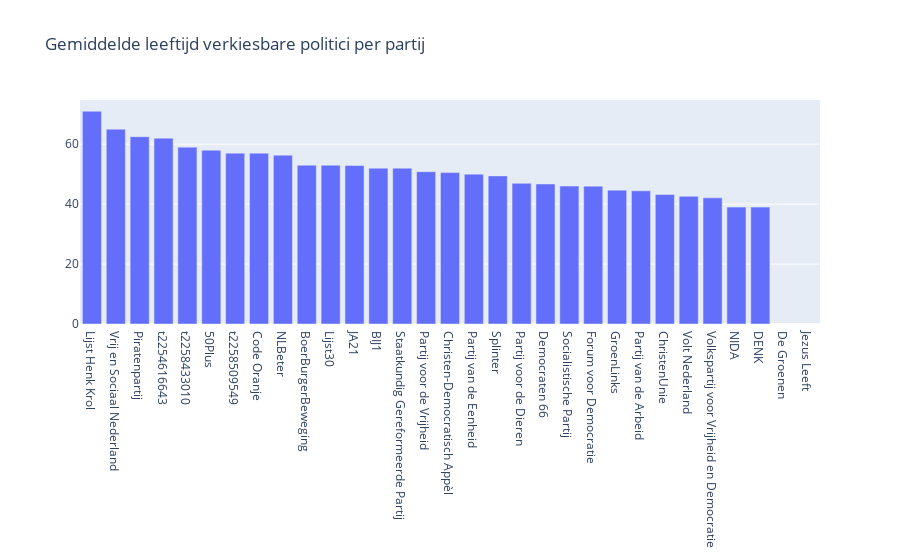

Notebook code cell kept with this figure:
### Markdown cell above
# Figuur 2: genderverdeling per politieke oriëntatie
Uit bovenstaande figuren valt af te leiden dat de man/vrouw verdeling onder linkse partijen over het algemener gelijk is en dat bij rechtse partijen over het algemeen meer mannen verkiesbaar waren dan vrouwen. Over de genderverdeling van extreem rechtse partijen is geen data beschikbaar.

### Code cell
party_age_df = (member_df[['partyLabel.value', 'Age']].groupby(['partyLabel.value']).mean()).sort_values(by=['Age'], ascending=False)
party_age_df

fig3 = go.Figure([go.Bar(x=party_age_df.index.tolist(), y = party_age_df['Age'])], layout=go.Layout(title='Gemiddelde leeftijd verkiesbare politici per partij'))
fig3.show()

### Figure 1 — Plotly figure (JSON) as saved in the notebook; plotly's stock layout.template omitted (floating-point values rounded to 4 significant figures)
{"data": [{"type": "bar", "x": ["Lijst Henk Krol", "Vrij en Sociaal Nederland", "Piratenpartij", "t2254616643", "t2258433010", "50Plus", "t2258509549", "Code Oranje", "NLBeter", "BoerBurgerBeweging", "Lijst30", "JA21", "BIJ1", "Staatkundig Gereformeerde Partij", "Partij voor de Vrijheid", "Christen-Democratisch Appèl", "Partij van de Eenheid", "Splinter", "Partij voor de Dieren", "Democraten 66", "Socialistische Partij", "Forum voor Democratie", "GroenLinks", "Partij van de Arbeid", "ChristenUnie", "Volt Nederland", "Volkspartij voor Vrijheid en Democratie", "NIDA", "DENK", "De Groenen", "Jezus Leeft"], "y": [71, 65, 62.5, 62, 59, 58, 57, 57, 56.33, 53, 53, 52.88, 52, 52, 50.81, 50.51, 50, 49.42, 46.94, 46.72, 46.02, 46, 44.67, 44.44, 43.22, 42.6, 42.09, 39, 39, null, null]}], "layout": {"title": {"text": "Gemiddelde leeftijd verkiesbare politici per partij"}}}
